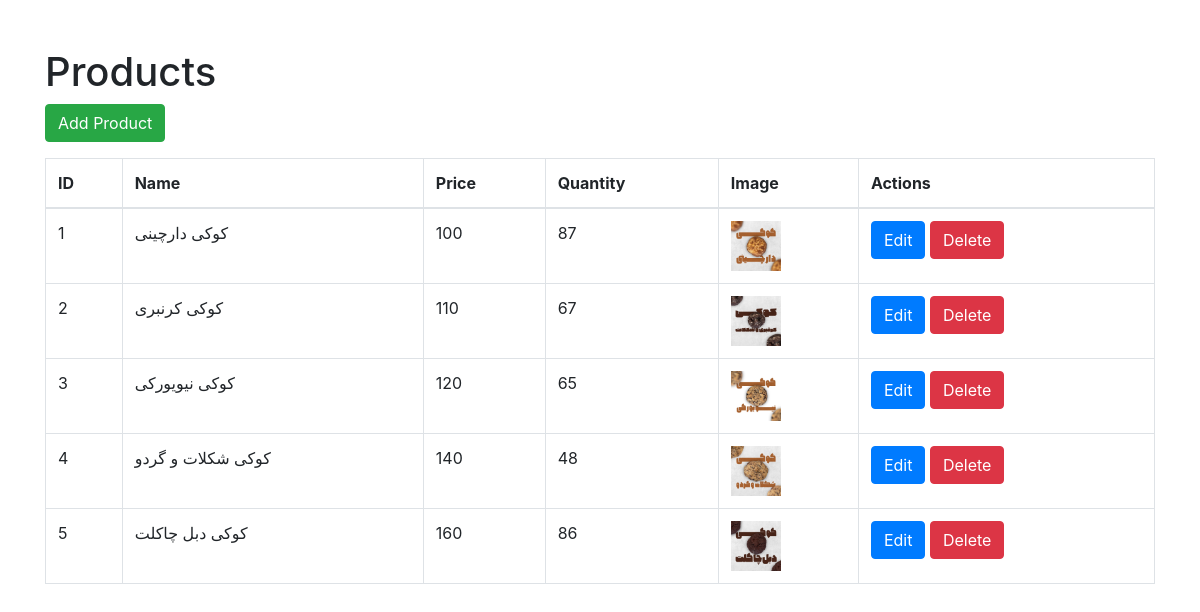
Before: /products/ with the older database file.
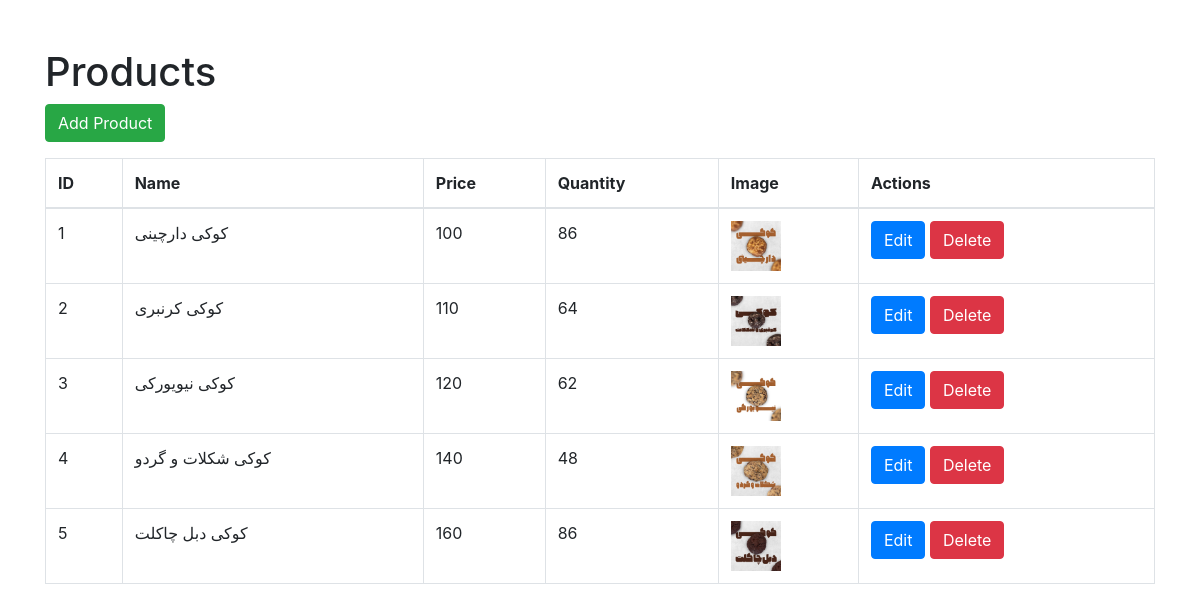
After: the same page with the newer database file.
### shop/models.py (models this page shows, shortened)
class Product(models.Model):
    name = models.CharField(max_length=100)
    price = models.PositiveIntegerField()
    quantity = models.PositiveIntegerField()
    image = models.ImageField(upload_to='images', null=True, blank=True)  # Image field added
    ingredient= models.CharField(max_length=500,null=True, blank=True)
    description=models.CharField(max_length=1000,null=True, blank=True)

### shop/views.py (the view)
# urls.py: path('products/', views.product_list, name='product_list'),  # Product list
def product_list(request):
    products = Product.objects.all()
    return render(request, 'shop/product_list.html', {'products': products})

### shop/templates/shop/product_list.html (shortened to what this page needs)
<!DOCTYPE html>
<html>
<head>
    <link rel="stylesheet" href="https://stackpath.bootstrapcdn.com/bootstrap/4.5.2/css/bootstrap.min.css">
</head>
<body>
    <div class="container mt-5">
        <h1>Products</h1>
        <a href="{% url 'product_add' %}" class="btn btn-success mb-3">Add Product</a>
        <table class="table table-bordered">
            <thead>
                <tr>
                    <th>ID</th>
                    <th>Name</th>
                    <th>Price</th>
                    <th>Quantity</th>
                    <th>Image</th>
                    <th>Actions</th>
                </tr>
            </thead>
            <tbody>
    {% for product in products %}
    <tr>
        <td>{{ product.id }}</td>
        <td>{{ product.name }}</td>
        <td>{{ product.price }}</td>
        <td>{{ product.quantity }}</td>
        <td>
            {% if product.image %}
                <img src="{{ product.image.url }}" alt="{{ product.name }}" height="50">
            {% else %}
                No Image
            {% endif %}
        </td>
        <td>
            <a href="{% url 'product_edit' product.id %}" class="btn btn-primary">Edit</a>
            <form method="post" action="{% url 'product_delete' product.id %}" style="display: inline;">
                <button type="submit" class="btn btn-danger" onclick="return confirm('Are you sure you want to delete this product?')">Delete</button>
            </form>
        </td>
    </tr>
    {% endfor %}
</tbody>
        </table>
    </div>
</body>
</html>

Changed rows visible on the page:
changed Product "کوکی دارچینی": quantity "87" → "86"
changed Product "کوکی کرنبری": quantity "67" → "64"
changed Product "کوکی نیویورکی": quantity "65" → "62"
